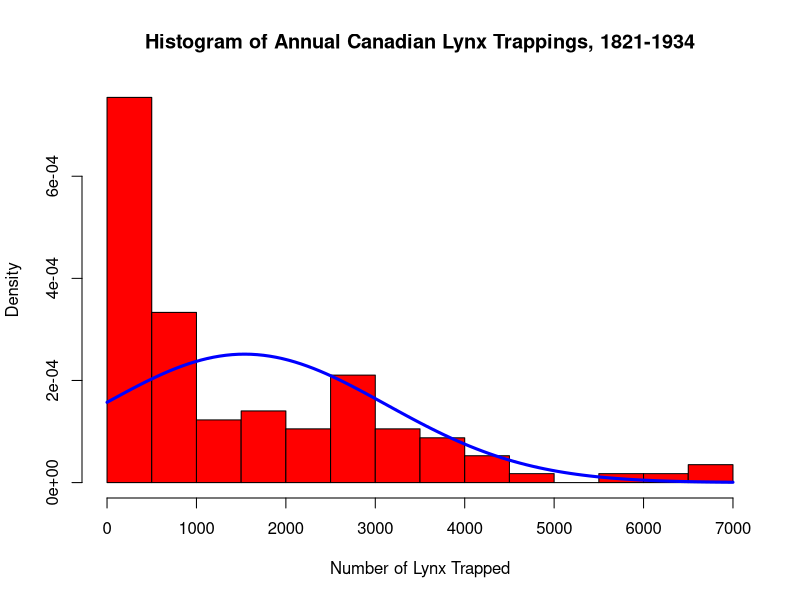

R code for this plot:
library(datasets)

hist(lynx,
     breaks= 15,  #15 bars
     freq= FALSE,  #density, not frequency
     col= "red",
     main=paste("Histogram of Annual Canadian Lynx",
                  "Trappings, 1821-1934"),
     xlab = "Number of Lynx Trapped"
     )

#Adding a normal distribution:
curve(dnorm(x, mean = mean(lynx), sd = sd(lynx)),
      col = "blue",
      lwd = 3,
      add = TRUE)  #Add to last plot

detach("package:datasets", unload = TRUE)
dev.off()
cat("\014")
